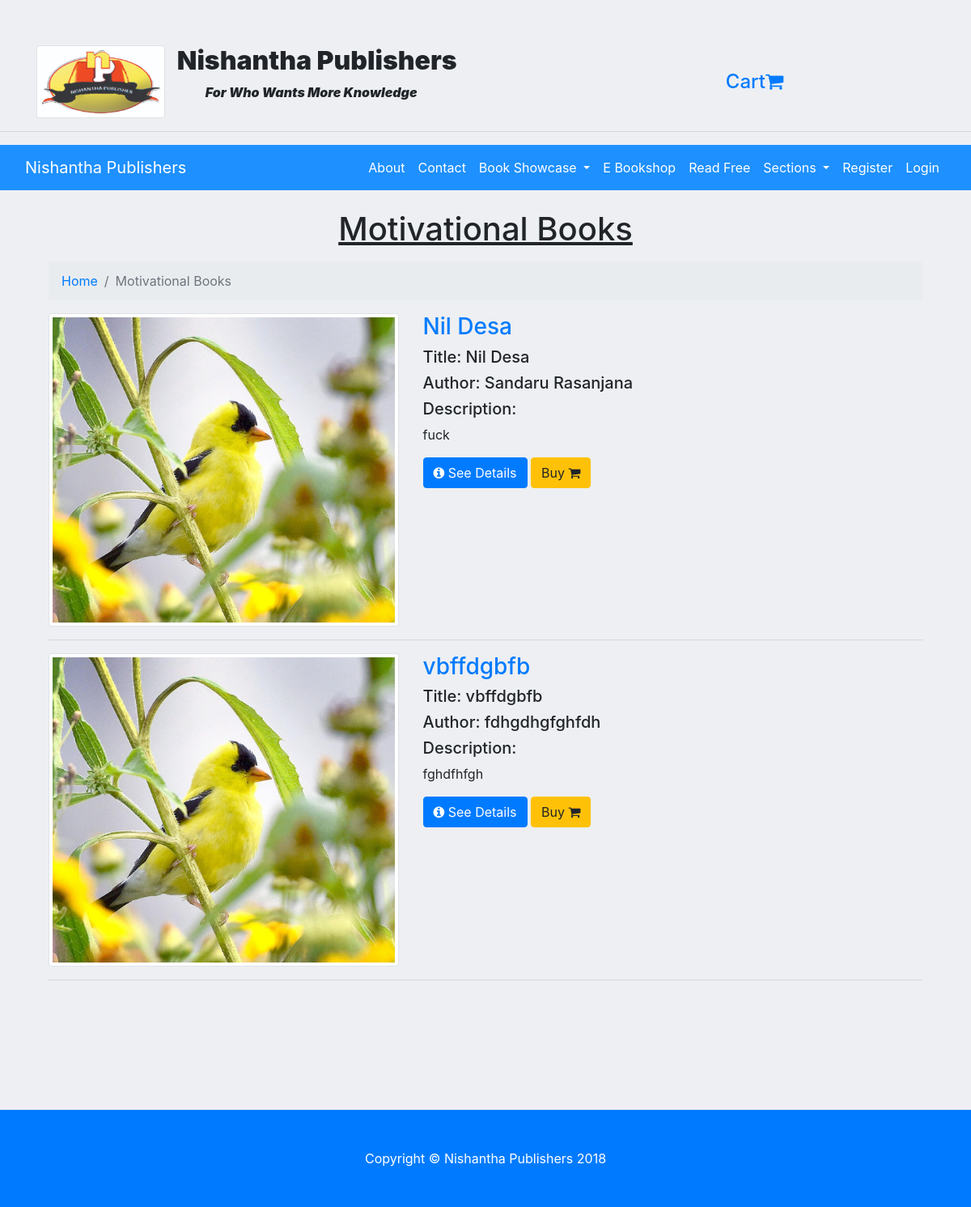
/book-2/, run on an earlier commit of the app's database.
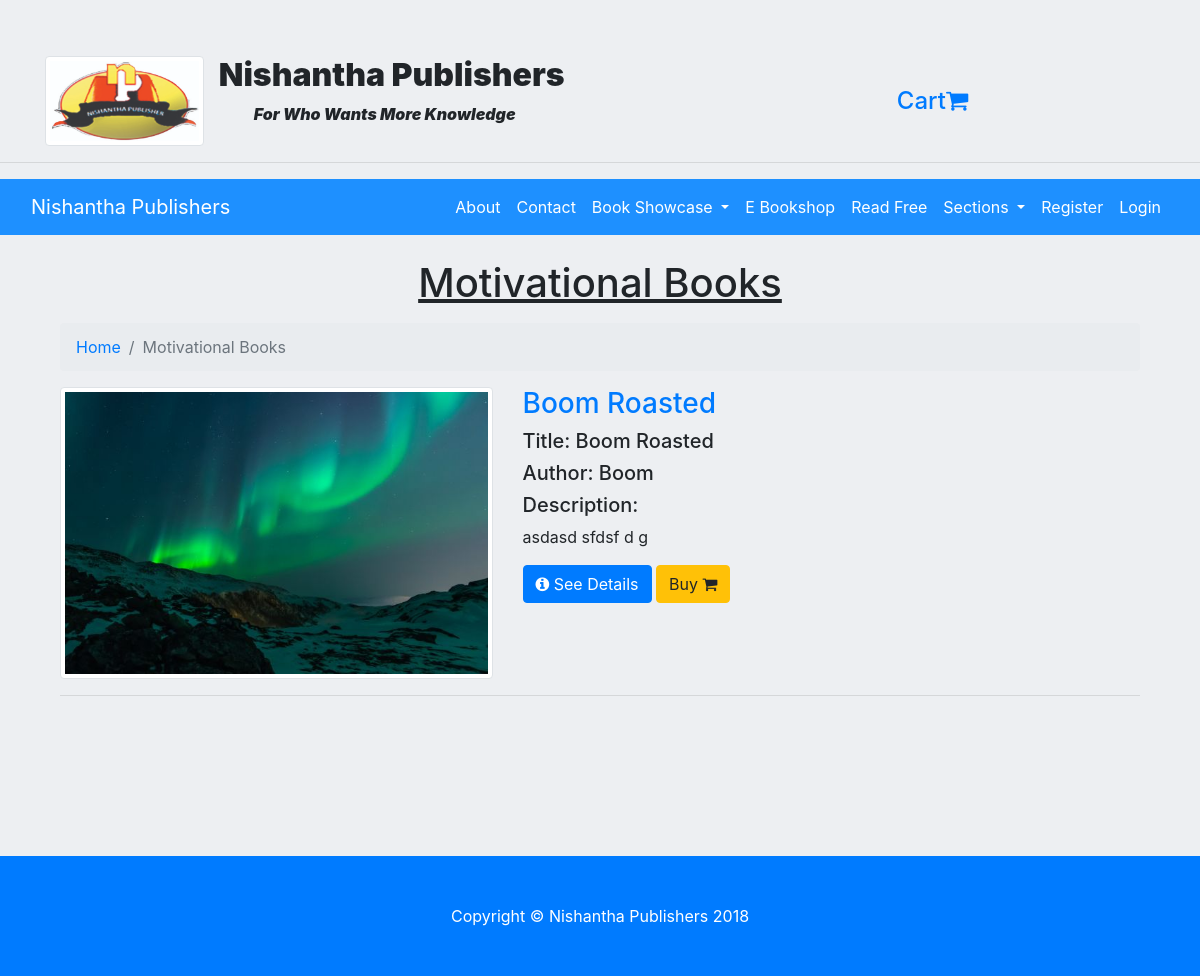
And on a later commit of the database.
### book_1/models.py (models this page shows, shortened)
class Book(models.Model):
    title = models.CharField(max_length=150)
    author = models.CharField(max_length=150)
    book_type = models.ForeignKey(BookType, on_delete=models.CASCADE)
    description = models.TextField(max_length=500)
    cover_photo = models.FileField()
    preview = models.FileField()
    price = models.IntegerField()
    google_drive = models.CharField(max_length=5000, blank=True)
    read_free = models.BooleanField(default=False)

### book_2/views.py (the view)
# urls.py: path('', views.IndexView.as_view(), name='index'),
class IndexView(generic.View):
    queryset = Book
    template_name = 'book_2/index.html'
    def get(self, request):
        motivational_type = BookType.objects.get(pk=2)
        list_of_motivational = motivational_type.book_set.all()
        return render(request, self.template_name, {'object_list':list_of_motivational})

### book_2/templates/book_2/index.html (shortened to what this page needs)
{% extends 'base.html' %}
{% block body %}
<div class="container">
  <h1 class="mt-4 mb-3 sanda-topic-style">Motivational Books
  </h1>
  <ol class="breadcrumb">
    <li class="breadcrumb-item">
      <a href="{% url 'books:index' %}">Home</a>
    </li>
    <li class="breadcrumb-item active">Motivational Books</li>
  </ol>
{% if object_list %}
{% for book in object_list %}
  <div class="row">
    <div class="col-md-5">
      <a href="#">
        <img class="img-fluid img-thumbnail rounded mb-3 mb-md-0 img-gray-border-sanda" src="{{ book.cover_photo.url }}" alt="Nishantha Publishers {{ book.title }}" width="750">
      </a>
    </div>
    <div class="col-md-5">
      <h3><a href="{% url 'book_single:index' pk=book.pk %}">{{ book.title }}</a></h3>
      <h5>Title: {{ book.title }}</h5>
      <h5>Author: {{ book.author }}</h5>
      <h5>Description:</h5>
      <p>{{ book.description }}</p>
      <a class="btn btn-primary" href="{% url 'book_single:index' pk=book.pk %}">
        <span class="fa fa-info-circle"></span>
        See Details
      </a>
      <a class="btn btn-warning" href="{% url 'shop:book_buy' pk=book.pk %}">Buy
        <span class="fa fa-shopping-cart"></span>
      </a>
    </div>
  </div>
  <hr>
{% endfor %}
{% else %}
<h4>No books found!</h4>
{% endif %}
</div>
{% endblock %}

What changed in the data, as far as the page shows it:
removed Book: cover_photo (picture), title "Nil Desa", author "Sandaru Rasanjana", description "fuck"
removed Book: cover_photo (picture), title "vbffdgbfb", author "fdhgdhgfghfdh", description "fghdfhfgh"
now on this page (row edited): Book: cover_photo (picture), title "Boom Roasted", author "Boom", description "asdasd sfdsf d g"
